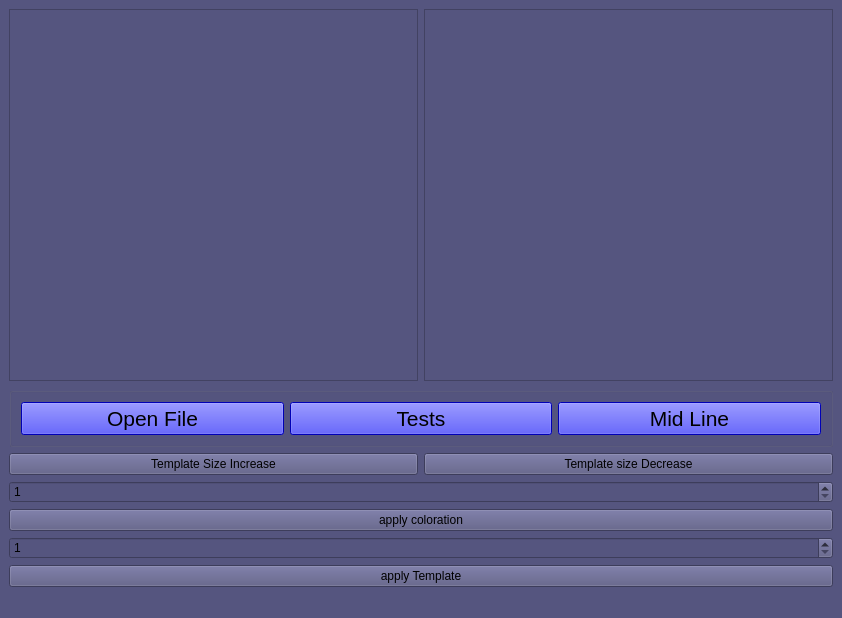
<?xml version="1.0" encoding="UTF-8"?>
<ui version="4.0">
 <class>MainWindow</class>
 <widget class="QMainWindow" name="MainWindow">
  <property name="geometry">
   <rect>
    <x>0</x>
    <y>0</y>
    <width>842</width>
    <height>618</height>
   </rect>
  </property>
  <property name="windowTitle">
   <string>MainWindow</string>
  </property>
  <property name="styleSheet">
   <string notr="true">background-color: rgb(0, 85, 255);
background-color: rgb(85, 85, 127);</string>
  </property>
  <widget class="QWidget" name="centralwidget">
   <layout class="QGridLayout" name="gridLayout">
    <item row="2" column="0">
     <widget class="QGroupBox" name="horizontalGroupBox">
      <property name="maximumSize">
       <size>
        <width>16777215</width>
        <height>100</height>
       </size>
      </property>
      <property name="styleSheet">
       <string notr="true">border-color: rgb(0, 0, 0);</string>
      </property>
      <layout class="QHBoxLayout" name="horizontalLayout">
       <item>
        <widget class="QPushButton" name="open_file">
         <property name="sizePolicy">
          <sizepolicy hsizetype="Minimum" vsizetype="Fixed">
           <horstretch>0</horstretch>
           <verstretch>0</verstretch>
          </sizepolicy>
         </property>
         <property name="font">
          <font>
           <pointsize>16</pointsize>
          </font>
         </property>
         <property name="styleSheet">
          <string notr="true">
background-color: rgb(0, 85, 0);
background-color: rgb(0, 0, 255);
color: rgb(0, 0, 0);</string>
         </property>
         <property name="text">
          <string>Open File</string>
         </property>
        </widget>
       </item>
       <item>
        <widget class="QPushButton" name="TestsButton">
         <property name="sizePolicy">
          <sizepolicy hsizetype="Minimum" vsizetype="Fixed">
           <horstretch>0</horstretch>
           <verstretch>0</verstretch>
          </sizepolicy>
         </property>
         <property name="font">
          <font>
           <pointsize>16</pointsize>
          </font>
         </property>
         <property name="styleSheet">
          <string notr="true">
background-color: rgb(0, 85, 0);
background-color: rgb(0, 0, 255);
color: rgb(0, 0, 0);</string>
         </property>
         <property name="text">
          <string>Tests</string>
         </property>
        </widget>
       </item>
       <item>
        <widget class="QPushButton" name="midline">
         <property name="sizePolicy">
          <sizepolicy hsizetype="Minimum" vsizetype="Fixed">
           <horstretch>0</horstretch>
           <verstretch>0</verstretch>
          </sizepolicy>
         </property>
         <property name="font">
          <font>
           <pointsize>16</pointsize>
          </font>
         </property>
         <property name="styleSheet">
          <string notr="true">
background-color: rgb(0, 85, 0);
background-color: rgb(0, 0, 255);
color: rgb(0, 0, 0);
</string>
         </property>
         <property name="text">
          <string>Mid Line</string>
         </property>
        </widget>
       </item>
      </layout>
     </widget>
    </item>
    <item row="10" column="0">
     <widget class="QSpinBox" name="TemplateBox">
      <property name="minimum">
       <number>1</number>
      </property>
      <property name="maximum">
       <number>8</number>
      </property>
     </widget>
    </item>
    <item row="9" column="0">
     <widget class="QPushButton" name="colorationButton">
      <property name="text">
       <string>apply coloration</string>
      </property>
     </widget>
    </item>
    <item row="8" column="0">
     <widget class="QSpinBox" name="ColorationBox">
      <property name="minimum">
       <number>1</number>
      </property>
      <property name="maximum">
       <number>4</number>
      </property>
     </widget>
    </item>
    <item row="3" column="0">
     <layout class="QHBoxLayout" name="horizontalLayout_3">
      <item>
       <widget class="QPushButton" name="increase_size">
        <property name="text">
         <string>Template Size Increase</string>
        </property>
       </widget>
      </item>
      <item>
       <widget class="QPushButton" name="Decrease_size">
        <property name="text">
         <string>Template size Decrease</string>
        </property>
       </widget>
      </item>
     </layout>
    </item>
    <item row="0" column="0">
     <layout class="QVBoxLayout" name="verticalLayout_2">
      <item>
       <layout class="QHBoxLayout" name="horizontalLayout_2">
        <item>
         <widget class="QGraphicsView" name="graphicsView_2"/>
        </item>
        <item>
         <widget class="QGraphicsView" name="graphicsView"/>
        </item>
       </layout>
      </item>
     </layout>
    </item>
    <item row="11" column="0">
     <widget class="QPushButton" name="TemplateButton">
      <property name="text">
       <string>apply Template</string>
      </property>
     </widget>
    </item>
   </layout>
  </widget>
  <widget class="QMenuBar" name="menubar">
   <property name="geometry">
    <rect>
     <x>0</x>
     <y>0</y>
     <width>842</width>
     <height>25</height>
    </rect>
   </property>
  </widget>
  <widget class="QStatusBar" name="statusbar"/>
  <action name="actionopen">
   <property name="text">
    <string>open</string>
   </property>
  </action>
  <action name="actioncoloration">
   <property name="text">
    <string>coloration</string>
   </property>
  </action>
  <action name="actionMid_Line">
   <property name="text">
    <string>Mid Line</string>
   </property>
  </action>
 </widget>
 <resources/>
 <connections/>
</ui>
